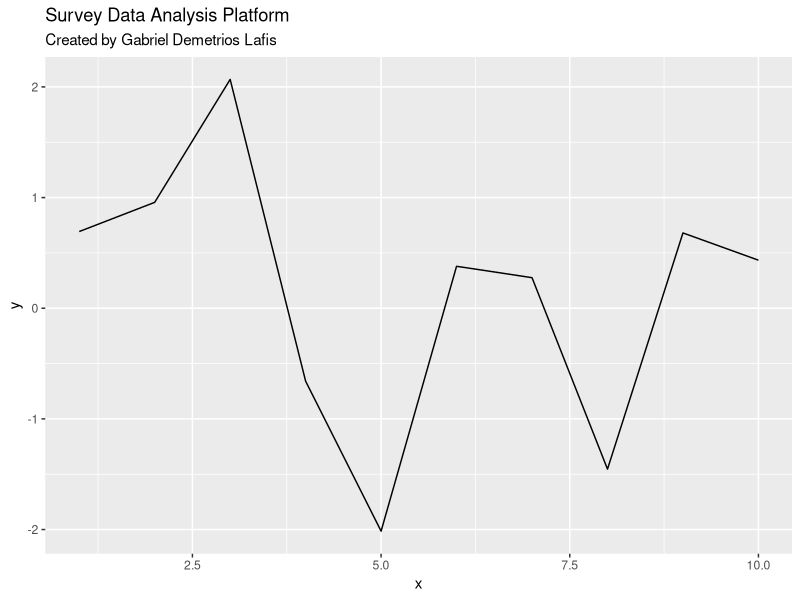

Write the R code that produced this figure.
# Survey Data Analysis Platform
# Author: Gabriel Demetrios Lafis

library(ggplot2)
library(dplyr)

# Main function
main <- function() {
    cat("🚀 Survey Data Analysis Platform\n")
    cat("👨💻 Created by Gabriel Demetrios Lafis\n\n")
    
    # Sample data
    data <- data.frame(
        x = 1:10,
        y = rnorm(10)
    )
    
    # Create plot
    plot <- ggplot(data, aes(x = x, y = y)) +
        geom_line() +
        labs(title = "Survey Data Analysis Platform", 
             subtitle = "Created by Gabriel Demetrios Lafis")
    
    print(plot)
    cat("✅ Analysis complete!\n")
}

# Run main function
main()
